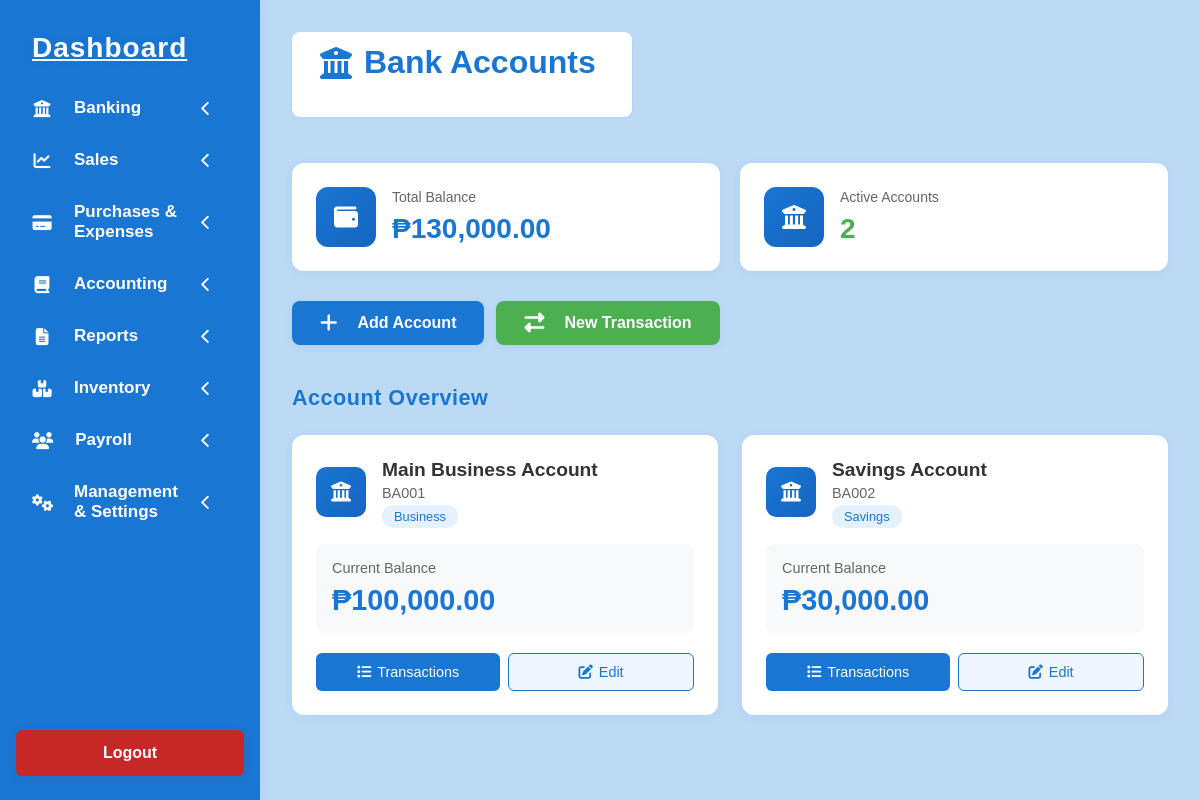
/Banking_files/bank_account_form.php, run on the app's committed database.
### tables this page shows
CREATE TABLE `bank_accounts` (
  `id` int(11) NOT NULL,
  `account_name` varchar(100) NOT NULL,
  `account_number` varchar(50) DEFAULT NULL,
  `account_type` enum('checking','savings','business','investment') DEFAULT 'checking',
  `initial_balance` decimal(15,2) NOT NULL DEFAULT 0.00,
  `current_balance` decimal(15,2) NOT NULL DEFAULT 0.00,
  `currency` varchar(10) DEFAULT 'PHP',
  `description` text DEFAULT NULL,
  `status` enum('active','inactive','closed') DEFAULT 'active',
  `created_at` timestamp NOT NULL DEFAULT current_timestamp(),
  `updated_at` timestamp NOT NULL DEFAULT current_timestamp() ON UPDATE current_timestamp()
);

### Banking_files/bank_account_form.php (the view, shortened to what this page needs)
<?php include '../dashboard_things/sidebar_form.php'; ?>
<?php
include '../includes_files/connection.php';
$accounts = [];
$sql = "SELECT * FROM bank_accounts ORDER BY account_name";
$result = $conn->query($sql);
if ($result && $result->num_rows > 0) {
    while ($row = $result->fetch_assoc()) {
        $accounts[] = $row;
    }
}
$total_balance = 0;
foreach ($accounts as $account) {
    $total_balance += $account['current_balance'];
}
?>
<!DOCTYPE html>
<html lang="en">
<head>
    <link rel="stylesheet" href="bank_account.css">
</head>
<body>
    <div class="main-content">
        <div class="section-title-box">
            <h1 class="section-title"><i class="fa-solid fa-university"></i> Bank Accounts</h1>
        </div>
        <div class="bank-summary">
            <div class="summary-card">
                <div class="summary-icon">
                    <i class="fa-solid fa-wallet"></i>
                </div>
                <div class="summary-content">
                    <h3>Total Balance</h3>
                    <p class="summary-amount">₱<?= number_format($total_balance, 2) ?></p>
                </div>
            </div>
            <div class="summary-card">
                <div class="summary-icon">
                    <i class="fa-solid fa-building-columns"></i>
                </div>
                <div class="summary-content">
                    <h3>Active Accounts</h3>
                    <p class="summary-count"><?= count($accounts) ?></p>
                </div>
            </div>
        </div>
        <div class="action-buttons">
            <button class="add-button" id="openAddAccountModal">
                <i class="fa-solid fa-plus"></i> Add Account
            </button>
            <button class="add-button" id="openTransactionModal" style="background: #4caf50;">
                <i class="fa-solid fa-exchange-alt"></i> New Transaction
            </button>
        </div>
        <div class="accounts-container">
            <h2 class="accounts-title">Account Overview</h2>
            <div class="accounts-grid">
                <?php if (count($accounts) > 0): ?>
                    <?php foreach ($accounts as $account): ?>
                        <div class="account-card">
                            <div class="account-header">
                                <div class="account-icon">
                                    <i class="fa-solid fa-building-columns"></i>
                                </div>
                                <div class="account-info">
                                    <h3><?= htmlspecialchars($account['account_name']) ?></h3>
                                    <p class="account-number"><?= htmlspecialchars($account['account_number']) ?></p>
                                    <span class="account-type-badge"><?= ucfirst($account['account_type']) ?></span>
                                </div>
                            </div>
                            <div class="account-balance">
                                <h4>Current Balance</h4>
                                <p class="balance-amount">₱<?= number_format($account['current_balance'], 2) ?></p>
                            </div>
                            <div class="account-actions">
                                <button class="account-btn view-transactions" data-account-id="<?= $account['id'] ?>" data-account-name="<?= htmlspecialchars($account['account_name']) ?>">
                                    <i class="fa-solid fa-list"></i> Transactions
                                </button>
                                <button class="account-btn edit-account" data-account-id="<?= $account['id'] ?>">
                                    <i class="fa-solid fa-edit"></i> Edit
                                </button>
                            </div>
                        </div>
                    <?php endforeach; ?>
                <?php endif; ?>
            </div>
        </div>
    </div>
</body>
</html>

### dashboard_things/sidebar_style.css (style rules this page uses)
body { margin: 0; padding: 0; font-family: 'Poppins', Arial, sans-serif; background: #bddaf5; }
.main-content { color: #222; margin-left: 260px; position: relative; z-index: 1; padding: 32px; }
.main-content h1 { display: inline-flex; align-items: center; font-size: 2rem; font-weight: 700; margin: 0 0 24px 0; padding: 0; background: none; box-shadow: none; }
.section-title { display: inline-flex; align-items: center; font-size: 2rem; font-weight: 700; margin: 0 0 24px 0; padding: 8px 22px 8px 16px; background: #e3f2fd; color: #1976d2; border-radius: 8px; box-shadow: 0 1px 4px rgba(25, 118, 210, 0.06); box-sizing: border-box; }
.section-title i { margin-right: 12px; }

### Banking_files/bank_account.css (style rules this page uses)
.main-content { color: #222; margin-left: 260px; position: relative; z-index: 1; padding: 32px; }
.section-title-box { display: inline-block; background: #fff; border-radius: 8px; box-shadow: 0 1px 4px rgba(25, 118, 210, 0.06); padding: 12px 36px 12px 28px; margin-bottom: 28px; }
.section-title { display: inline-flex; align-items: center; font-size: 2rem; font-weight: 700; margin: 0 0 24px 0; padding: 8px 22px 8px 16px; background: none; color: #1976d2; border-radius: 8px; box-shadow: none; box-sizing: border-box; }
.section-title i { margin-right: 12px; }
.bank-summary { display: inline-flex; gap: 20px; margin-bottom: 30px; margin-top: 18px; }
.summary-card { background: #fff; border-radius: 12px; padding: 10px 18px; box-shadow: 0 2px 12px rgba(25, 118, 210, 0.08); display: flex; align-items: center; gap: 12px; width: auto; min-width: unset; max-width: unset; flex: none; }

### data on the page
bank_accounts: account_name "Main Business Account", account_number "BA001", account_type "Business", current_balance "100,000.00"
bank_accounts: account_name "Savings Account", account_number "BA002", account_type "Savings", current_balance "30,000.00"

### other printed values
$total_balance "130,000.00"
count($accounts) "2"
